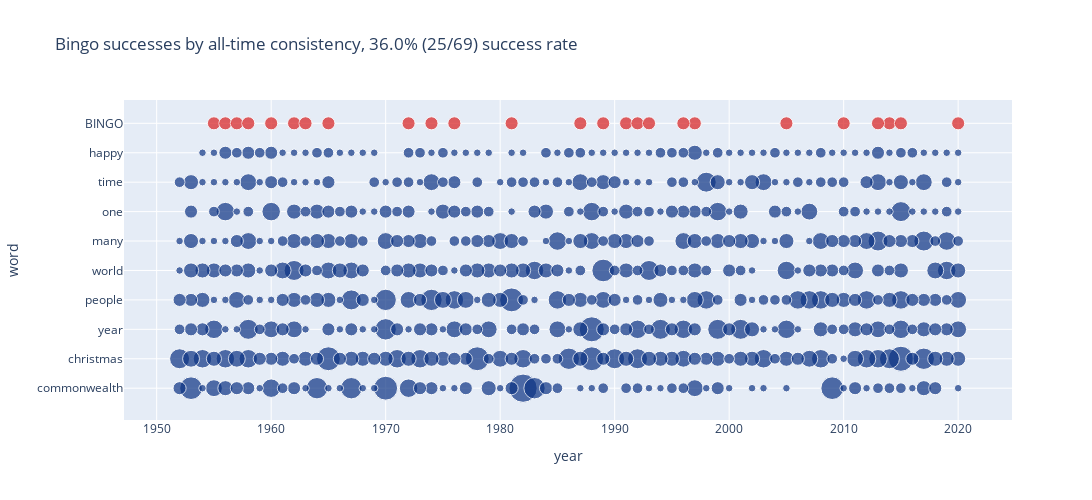

The code cell stored with this chart in its notebook:
### Code cell
all_consist_plt = plot_heat(top_by_consist().head(9),
                            bingo=True,
                            title = 'Bingo successes by all-time consistency') #, {}% ({}/{}) success rate'.format())

all_consist_plt

### Figure 1 — Plotly figure (JSON) as saved in the notebook; plotly's stock layout.template omitted (floating-point values rounded to 4 significant figures; data arrays with more than 128 entries replaced by an {"elided": "..."} marker saying what was removed)
{"data": [{"hovertemplate": "year=%{x}<br>word=%{y}<br>counts=%{marker.size}<br>bingo=%{marker.color}<extra></extra>", "legendgroup": "", "marker": {"color": {"elided": "588 int values"}, "coloraxis": "coloraxis", "size": {"elided": "588 int values"}, "sizemode": "area", "sizeref": 0.035, "symbol": "circle"}, "mode": "markers", "name": "", "orientation": "v", "showlegend": false, "type": "scatter", "x": {"elided": "588 int values"}, "xaxis": "x", "y": {"elided": "588 str values"}, "yaxis": "y"}], "layout": {"coloraxis": {"cmax": 1, "cmin": 0, "colorbar": {"title": {"text": "bingo"}}, "colorscale": [[0, "rgb(12,51,131)"], [0.25, "rgb(10,136,186)"], [0.5, "rgb(242,211,56)"], [0.75, "rgb(242,143,56)"], [1, "rgb(217,30,30)"]], "showscale": false}, "height": 500, "legend": {"itemsizing": "constant", "tracegroupgap": 0}, "title": {"text": "Bingo successes by all-time consistency, 36.0% (25/69) success rate"}, "width": 1800, "xaxis": {"anchor": "y", "autorange": true, "domain": [0, 1], "range": [1948.0, 2024.0], "title": {"text": "year"}, "type": "linear"}, "yaxis": {"anchor": "x", "autorange": true, "domain": [0, 1], "range": [-1.081, 9.792], "title": {"text": "word"}, "type": "category"}}}
